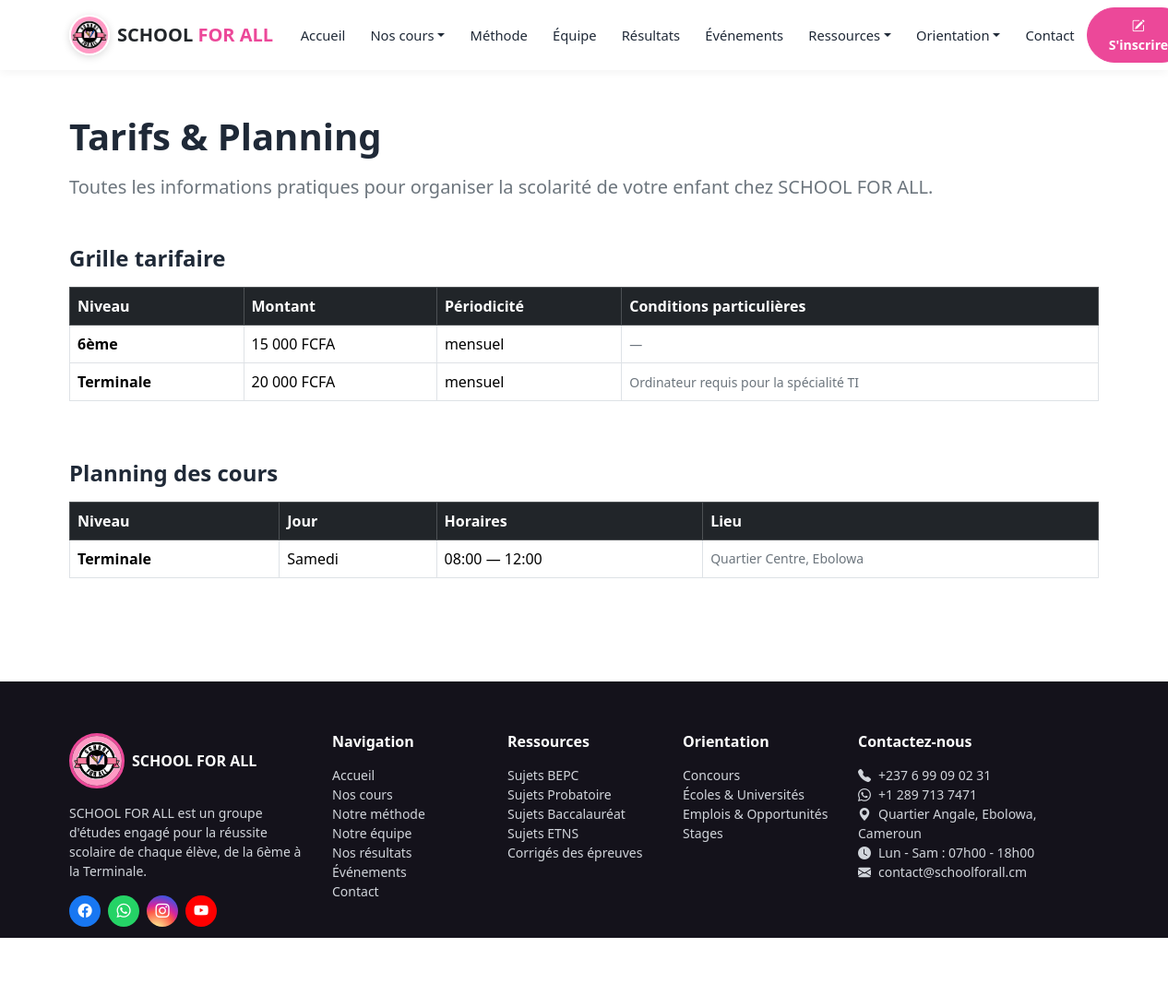
/public/tarifs-planning.php, run on the app's committed database.
### tables this page shows
CREATE TABLE tarifs (
    id           INT AUTO_INCREMENT PRIMARY KEY,
    niveau       VARCHAR(20) NOT NULL,
    montant      DECIMAL(10,2) NOT NULL,
    periodicite  ENUM('mensuel','trimestriel','annuel') NOT NULL DEFAULT 'mensuel',
    conditions   VARCHAR(255) DEFAULT NULL
);

CREATE TABLE planning (
    id           INT AUTO_INCREMENT PRIMARY KEY,
    niveau       VARCHAR(20) NOT NULL,
    jour_semaine ENUM('Lundi','Mardi','Mercredi','Jeudi','Vendredi','Samedi','Dimanche') NOT NULL,
    heure_debut  TIME NOT NULL,
    heure_fin    TIME NOT NULL,
    lieu         VARCHAR(150) DEFAULT NULL
);

### app/models/Tarif.php (called while the page is built, shortened)
<?php
class Tarif
{
    public static function tous(): array
    {
        $pdo = Database::getConnexion();
        return $pdo->query("SELECT * FROM tarifs ORDER BY id")->fetchAll();
    }
}

### app/models/Planning.php (called while the page is built, shortened)
<?php
class Planning
{
    public static function tous(): array
    {
        $pdo = Database::getConnexion();
        return $pdo->query("SELECT * FROM planning ORDER BY FIELD(jour_semaine,'Lundi','Mardi','Mercredi','Jeudi','Vendredi','Samedi','Dimanche'), heure_debut")->fetchAll();
    }
}

### public/tarifs-planning.php (the view, shortened to what this page needs)
<?php
$tarifs = Tarif::tous();
$planning = Planning::tous();
require __DIR__ . '/includes/header.php';
?>
<section class="container py-5">
  <h1 class="fw-bold mb-3">Tarifs & Planning</h1>
  <p class="text-secondary fs-5 mb-5">Toutes les informations pratiques pour organiser la scolarité de votre enfant chez SCHOOL FOR ALL.</p>
  <h4 class="fw-bold mb-3">Grille tarifaire</h4>
  <div class="table-responsive mb-5">
    <table class="table table-bordered align-middle">
      <thead class="table-dark">
        <tr><th>Niveau</th><th>Montant</th><th>Périodicité</th><th>Conditions particulières</th></tr>
      </thead>
      <tbody>
        <?php foreach ($tarifs as $t): ?>
          <tr>
            <td class="fw-semibold"><?= htmlspecialchars($t['niveau']) ?></td>
            <td><?= number_format($t['montant'], 0, ',', ' ') ?> FCFA</td>
            <td><?= htmlspecialchars($t['periodicite']) ?></td>
            <td class="small text-secondary"><?= htmlspecialchars($t['conditions'] ?? '—') ?></td>
          </tr>
        <?php endforeach; ?>
      </tbody>
    </table>
  </div>
  <h4 class="fw-bold mb-3">Planning des cours</h4>
  <div class="table-responsive">
    <table class="table table-bordered align-middle">
      <thead class="table-dark">
        <tr><th>Niveau</th><th>Jour</th><th>Horaires</th><th>Lieu</th></tr>
      </thead>
      <tbody>
        <?php foreach ($planning as $p): ?>
          <tr>
            <td class="fw-semibold"><?= htmlspecialchars($p['niveau']) ?></td>
            <td><?= htmlspecialchars($p['jour_semaine']) ?></td>
            <td><?= substr($p['heure_debut'],0,5) ?> — <?= substr($p['heure_fin'],0,5) ?></td>
            <td class="small text-secondary"><?= htmlspecialchars($p['lieu'] ?? '—') ?></td>
          </tr>
        <?php endforeach; ?>
      </tbody>
    </table>
  </div>
</section>
<?php require __DIR__ . '/includes/footer.php'; ?>

### public/assets/css/styles.css (style rules this page uses)
:root { --sfa-pink: #EC4899; --sfa-pink-dark: #831843; --sfa-pink-light: #FCE7F3; --sfa-dark: #1F2937; --sfa-grey: #6B7280; --bs-primary: var(--sfa-pink); --bs-primary-rgb: 236, 72, 153; }
body { font-family: 'Segoe UI', Roboto, Arial, sans-serif; color: var(--sfa-dark); }
:root { --sfa-grad-1: linear-gradient(135deg, #F472B6 0%, #C026D3 100%); --sfa-grad-2: linear-gradient(135deg, #FB7185 0%, #EC4899 100%); --sfa-grad-3: linear-gradient(135deg, #E879F9 0%, #831843 100%); --sfa-navy: #150F1E; --sfa-navy-light: #1E1730; }

### data on the page
tarifs: niveau "6ème", montant "15 000", periodicite "mensuel", conditions "—"
tarifs: niveau "Terminale", montant "20 000", periodicite "mensuel", conditions "Ordinateur requis pour la spécialité TI"
planning: niveau "Terminale", jour_semaine "Samedi", heure_debut "08:00", heure_fin "12:00", lieu "Quartier Centre, Ebolowa"
